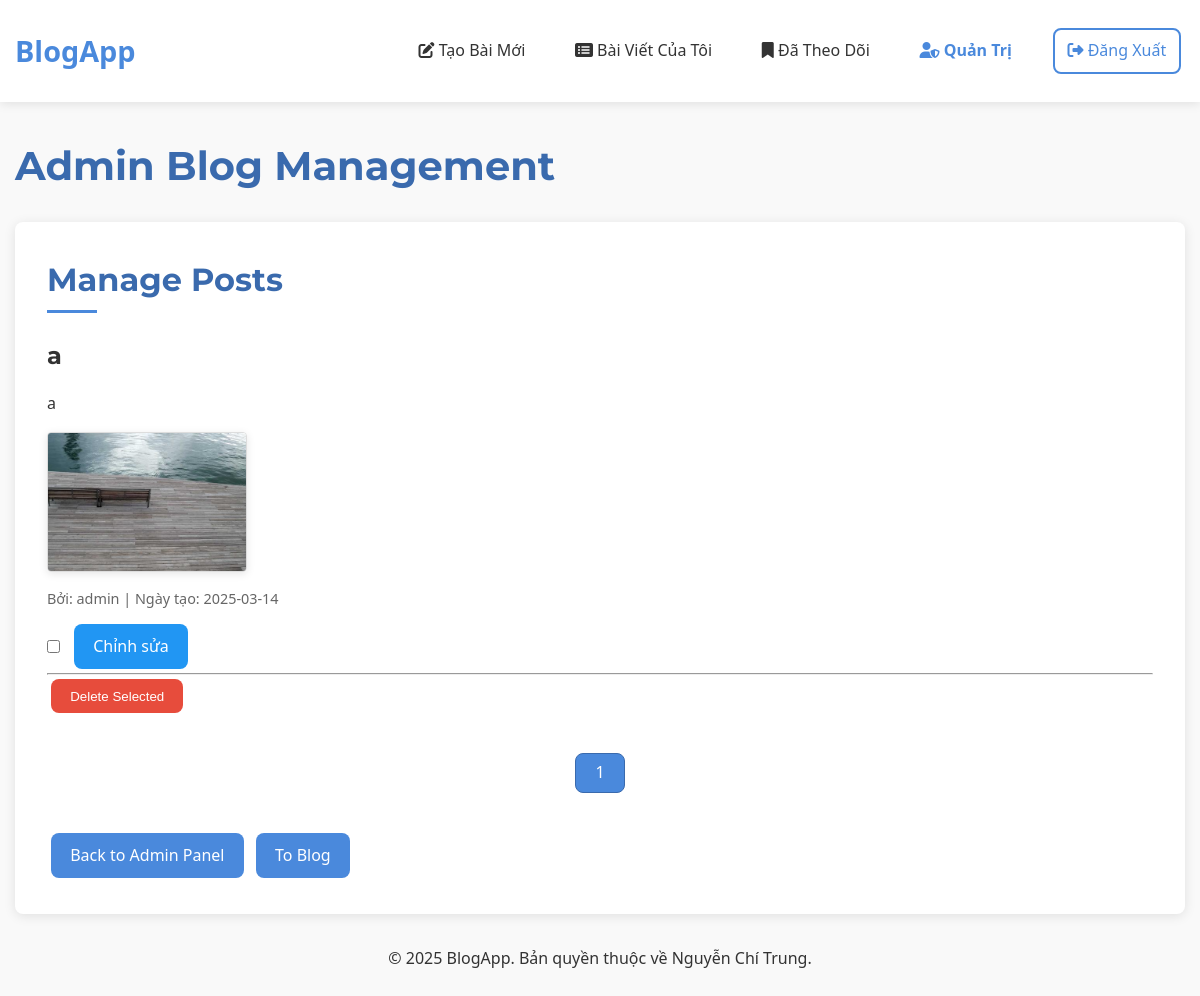
Page /admin/posts (signed in) on the committed database.
### tables this page shows
CREATE TABLE post (
  id INTEGER PRIMARY KEY AUTOINCREMENT,
  author_id INTEGER NOT NULL,
  created TIMESTAMP NOT NULL DEFAULT CURRENT_TIMESTAMP,
  title TEXT NOT NULL,
  text_content TEXT,
  FOREIGN KEY (author_id) REFERENCES user (id)
);

CREATE TABLE post_content (
  id INTEGER PRIMARY KEY AUTOINCREMENT,
  post_id INTEGER NOT NULL,
  content_type TEXT NOT NULL,  -- 'image' hoặc 'link'
  content TEXT NOT NULL,       -- đường dẫn hình ảnh hoặc URL
  display_order INTEGER NOT NULL,
  FOREIGN KEY (post_id) REFERENCES post (id) ON DELETE CASCADE
);

CREATE TABLE user (
  id INTEGER PRIMARY KEY AUTOINCREMENT,
  username TEXT UNIQUE NOT NULL,
  password TEXT NOT NULL,
  is_blocked BOOLEAN NOT NULL DEFAULT 0,
  is_admin BOOLEAN NOT NULL DEFAULT 0
);

### flaskr/blog.py (the view)
@bp.route('/admin/posts')
@login_required
def admin_posts():
    if not g.user['is_admin']:
        return redirect(url_for('blog.blog_index'))
    db = get_db()
    page = request.args.get('page', 1, type=int)
    per_page = 10
    offset = (page - 1) * per_page
    posts_rows = db.execute(
        'SELECT p.id, p.title, p.text_content, p.created, u.username, u.id as author_id'
        ' FROM post p JOIN user u ON p.author_id = u.id'
        ' ORDER BY p.created DESC LIMIT ? OFFSET ?',
        (per_page, offset)
    ).fetchall()
    posts = []
    for post_row in posts_rows:
        post = dict(post_row)
        contents = db.execute(
            'SELECT content_type, content, display_order'
            ' FROM post_content'
            ' WHERE post_id = ?'
            ' ORDER BY display_order',
            (post['id'],)
        ).fetchall()
        post['images'] = [c['content'] for c in contents if c['content_type'] == 'image']
        post['links'] = [c['content'] for c in contents if c['content_type'] == 'link']
        posts.append(post)
    total_posts = db.execute('SELECT COUNT(*) FROM post').fetchone()[0]
    total_pages = (total_posts + per_page - 1) // per_page
    return render_template('admin_posts.html', posts=posts, page=page, total_pages=total_pages)

### flaskr/__init__.py (called while the page is built)
def create_app(test_config=None):
    app = Flask(__name__, instance_relative_config=True)
    app.config.from_mapping(
        SECRET_KEY='dev',
        DATABASE=os.path.join(app.instance_path, 'flaskr.sqlite'),
    )
    if test_config is None:
        app.config.from_pyfile('config.py', silent=True)
    else:
        app.config.from_mapping(test_config)
    try:
        os.makedirs(app.instance_path)
    except OSError:
        pass
    from . import db
    db.init_app(app)
    from . import auth
    app.register_blueprint(auth.bp)
    from . import blog
    app.register_blueprint(blog.bp)
    @app.context_processor
    def inject_utilities():
        def get_year():
            return datetime.datetime.now().year
        return {'get_year': get_year}
    @app.route('/')
    def index():
        return redirect(url_for('blog.blog_index'))
    return app

### flaskr/auth.py (called while the page is built)
@bp.before_app_request
def load_logged_in_user():
    user_id = session.get('user_id')
    if user_id is None:
        g.user = None
    else:
        g.user = get_db().execute(
            'SELECT * FROM user WHERE id = ?', (user_id,)
        ).fetchone()  # fetchone() trả về một sqlite3.Row

def login_required(view):
    @functools.wraps(view)
    def wrapped_view(**kwargs):
        if g.user is None:
            return redirect(url_for('auth.login'))
        return view(**kwargs)
    return wrapped_view

### flaskr/db.py (called while the page is built)
def get_db():
    if 'db' not in g:
        g.db = sqlite3.connect(
            current_app.config['DATABASE'],
            detect_types=sqlite3.PARSE_DECLTYPES
        )
        g.db.row_factory = sqlite3.Row
    return g.db

### flaskr/templates/admin_posts.html (shortened to what this page needs)
{% extends 'base.html' %}
{% block header %}
  <h1>Admin Blog Management</h1>
{% endblock %}
{% block content %}
<section class="admin-section">
  <h2>Manage Posts</h2>
  <form action="{{ url_for('blog.delete_multiple_posts') }}" method="post" class="form-list">
    {% for post in posts %}
      <div class="post-item {% if post.is_admin %}admin{% endif %}">
        <h3>{{ post.title }}</h3>
        {% if post.text_content %}
        <div class="post-text">
          {{ post.text_content }}
        </div>
        {% endif %}
        {% if post.images %}
        <div class="post-images">
          {% for image in post.images %}
          <div class="image-container">
            <img src="{{ image }}" alt="Hình ảnh" class="post-image">
          </div>
          {% endfor %}
        </div>
        {% endif %}
        <div class="post-meta">
          <span>Bởi: {{ post.username }} | Ngày tạo: {{ post.created.strftime('%Y-%m-%d') }}</span>
        </div>
        <div class="post-actions">
          <input type="checkbox" name="post_ids" value="{{ post.id }}">
          <a class="btn edit" href="{{ url_for('blog.update', id=post.id) }}">Chỉnh sửa</a>
        </div>
      </div>
      <hr>
    {% endfor %}
    <input class="btn danger" type="submit" value="Delete Selected" onclick="return confirm('Are you sure you want to delete the selected posts?');">
  </form>
  <div class="pagination">
    {% for p in range(1, total_pages + 1) %}
      <a class="btn {% if p == page %}active{% endif %}" href="{{ url_for('blog.admin_posts', page=p) }}">{{ p }}</a>
    {% endfor %}
  </div>
  <div class="navigation-links">
    <a class="btn" href="{{ url_for('blog.admin') }}">Back to Admin Panel</a>
    <a class="btn" href="{{ url_for('blog.blog_index') }}">To Blog</a>
  </div>
</section>
{% endblock %}

### flaskr/static/style.css (style rules this page uses)
:root { --primary-color: #4a89dc; --primary-dark: #3a6aad; --primary-light: #6a99e9; --secondary-color: #5cb85c; --danger-color: #e74c3c; --warning-color: #f0ad4e; --text-color: #333; --text-light: #888; --bg-color: #f9f9f9; --light-gray: #eee; --dark-gray: #555; --border-radius: 8px; --box-shadow: 0 2px 12px rgba(0, 0, 0, 0.1); --transition: all 0.3s ease; --font-primary: 'Segoe UI', Tahoma, Geneva, Verdana, sans-serif; --font-heading: 'Montserrat', sans-serif; }
* { margin: 0; padding: 0; box-sizing: border-box; }
body { font-family: var(--font-primary); color: var(--text-color); background-color: var(--bg-color); line-height: 1.6; padding-bottom: 50px; }
a { color: var(--primary-color); text-decoration: none; transition: var(--transition); }
h1, h2, h3, h4, h5, h6 { font-family: var(--font-heading); margin-bottom: 1rem; color: var(--text-color); }
h1 { font-size: 2.5rem; font-weight: 700; color: var(--primary-dark); }
h2 { font-size: 2rem; position: relative; padding-bottom: 0.5rem; margin-bottom: 1.5rem; }
h2:after { content: ''; position: absolute; left: 0; bottom: 0; height: 3px; width: 50px; background-color: var(--primary-color); }
h3 { font-size: 1.5rem; }
.btn { display: inline-block; padding: 0.6rem 1.2rem; border-radius: var(--border-radius); font-weight: 500; text-align: center; cursor: pointer; border: none; transition: var(--transition); text-transform: none; margin: 0.25rem; background-color: var(--primary-color); color: white; }
.btn.danger { background-color: var(--danger-color); color: white; }
.post-meta { font-size: 0.9rem; color: var(--text-light); display: flex; align-items: center; gap: 0.5rem; }
.post-text { margin-bottom: 1rem; line-height: 1.7; }
.post-images { display: flex; flex-wrap: wrap; gap: 10px; margin: 1rem 0; }
.image-container { position: relative; overflow: hidden; border-radius: 8px; box-shadow: 0 2px 8px rgba(0, 0, 0, 0.1); max-width: 200px; max-height: 200px; }
.post-image { width: 100%; height: 100%; object-fit: cover; transition: transform 0.3s ease; }
.post-actions { display: flex; gap: 0.5rem; align-items: center; }
.pagination { display: flex; justify-content: center; gap: 0.5rem; margin: 2rem 0; }
.pagination .btn { min-width: 40px; height: 40px; display: flex; align-items: center; justify-content: center; background-color: white; color: var(--text-color); border: 1px solid var(--light-gray); }
.pagination .btn.active { background-color: var(--primary-color); color: white; border-color: var(--primary-dark); }
.admin-section { background-color: white; border-radius: var(--border-radius); box-shadow: var(--box-shadow); padding: 2rem; margin-bottom: 2rem; }
.admin-section h2 { color: var(--primary-dark); margin-bottom: 1.5rem; }

### flaskr/templates/admin_posts.html (style rules this page uses)
.post-images { display: flex; flex-wrap: wrap; gap: 10px; margin: 15px 0; }
.image-container { max-width: 200px; max-height: 200px; overflow: hidden; border: 1px solid #ddd; border-radius: 4px; }
.post-image { width: 100%; height: 100%; object-fit: cover; }
.post-text { margin: 15px 0; line-height: 1.6; }
.post-actions { margin-top: 10px; display: flex; align-items: center; gap: 10px; }
.edit { background-color: #2196F3; color: white; }
.post-meta { font-size: 0.9em; color: #666; margin-top: 10px; }

### rows in the picture
post: title "a", text_content "a", username "admin", created "2025-03-14"
post_content: content (picture)

### other values in the picture
{{ p }} "1"
{{ get_year() }} "2025"
